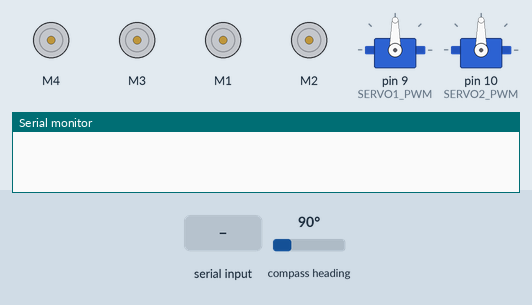
This sketch was run on a simulated Arduino Uno, built with avr-gcc and run on an emulated ATmega328P. On the bench: 4 × DC motor (green arrow = forward, orange = backward, longer = faster), 2 × servo, the last lines printed to the serial monitor. The test bench sets the inputs (shaded band); at power-on: compass heading 90°.

Above: at 1.2 s.
1.3 s: "a" received over Serial
At 2.5 s:
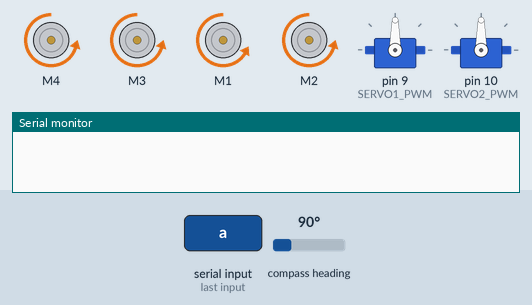
2.8 s: byte 50 ('2') received over Serial
At 3.8 s:
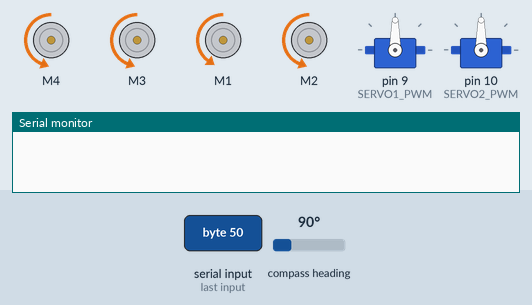
4.3 s: byte 49 ('1') received over Serial
At 4.9 s:
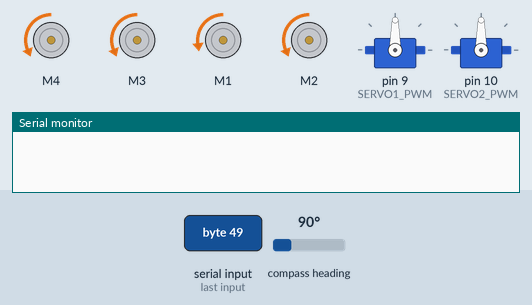
5.8 s: byte 119 ('w') received over Serial
At 6.1 s:
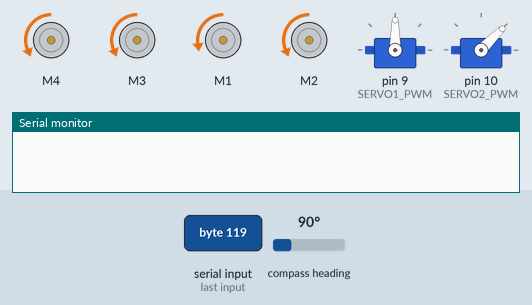
7.3 s: "s" received over Serial
At 8.5 s:
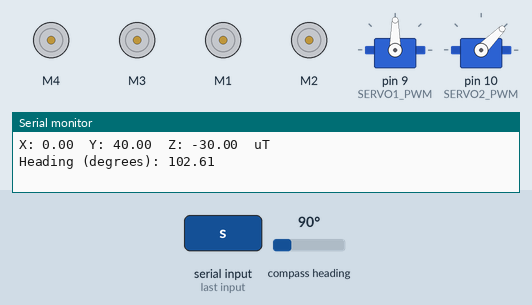
8.8 s: byte 120 ('x') received over Serial
At 9.6 s:
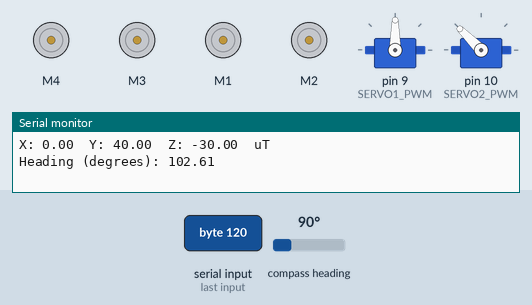
Timing chart, 0 to 11.3 s (numbered marks = the images above; inputs shaded):
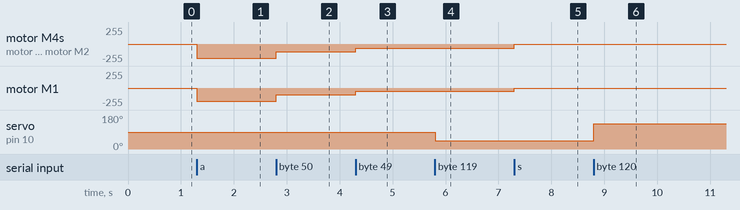

Measured:
- after the input at 1.3 s, motor M4, motor M3, motor M2: stopped → backward 215/255 at once; motor M1: stopped → backward 200/255 at once
- after the input at 2.8 s, motor M4, motor M3, motor M2: backward 215/255 → backward 115/255 at once; motor M1: backward 200/255 → backward 100/255 at once
- after the input at 4.3 s, motor M4, motor M3, motor M2: backward 115/255 → backward 65/255 at once; motor M1: backward 100/255 → backward 50/255 at once
- after the input at 5.8 s, servo on pin 10 (SERVO2_PWM): 90° → 45° at once
- after the input at 7.3 s, motor M4, motor M3, motor M2: backward 65/255 → stopped at once; motor M1: backward 50/255 → stopped at once
- after the input at 8.8 s, servo on pin 10 (SERVO2_PWM): 45° → 135° at once

The sketch:

andao.ino
```cpp
#include <AFMotor.h>
#include <Servo.h>
#define SERVO1_PWM 9
#define SERVO2_PWM 10

Servo servo_1;
Servo servo_2;


AF_DCMotor motor1(4); // Créer le moteur #2, PWM à 64KHz
AF_DCMotor motor2(3);
AF_DCMotor motor3(1);
AF_DCMotor motor4(2);
int Vitesse=200;
int avance=0;
char carlu = 0;
int cardispo = 0;


int angleCam=0;
bool faireMonTCam=false;
bool faireDescCam=false;


//pour capter les tace au sol
/*int capteurG=A9;
int capteurM=A8;
int capteurD=A10;

int capteur3=A11;
int capteur2=A12;
int capteur1=A13;
int capteur0=A14;//0 le plus à gauche

int ledCapteurG=25;
int ledCapteurM=27;
int ledCapteurD=29;
*/
int vlimit=800;


bool avanC=false;
//variable de commande


//utilisation de la detection par front
bool noirDetecTM=false;
bool etatAvantM=false;

bool noirDetecTG=false;
bool etatAvantG=false;

bool noirDetecTD=false;
bool etatAvantD=false;


//pour la localisation

#include <Wire.h>
#include <Adafruit_Sensor.h>
#include <Adafruit_HMC5883_U.h>

/* Assign a unique ID to this sensor at the same time */
Adafruit_HMC5883_Unified mag = Adafruit_HMC5883_Unified(12345);


/*
int const tailletableau=1000;
String strRecu;
char mot[tailletableau]; //le mot lu sur la voie série
*/
void setup()
{
  Serial.begin(9600);           // Initialiser la communication série à 9600 bauds
  //Serial.println("Test Moteur!");

  motor1.setSpeed(Vitesse+15);     // Mettre la vitesse à 200 (max 255)
   motor2.setSpeed(Vitesse+15);
  motor3.setSpeed(Vitesse);
  motor4.setSpeed(Vitesse+15);


  servo_1.attach(SERVO1_PWM);//attachent du servor à la broche 9
  servo_2.attach(SERVO2_PWM);//attachent du servor à la broche 9

  //delay(5000);
 // servo_2.write(180);

//  avancer();


  //pour capter les traces au sol
/* pinMode(ledCapteurM, OUTPUT);
  pinMode(ledCapteurD, OUTPUT);
  pinMode(ledCapteurG, OUTPUT);
  digitalWrite(ledCapteurG,0);
  digitalWrite(ledCapteurD,0);
  digitalWrite(ledCapteurG,0);
*/

  //pour la localisation
 //   Serial.println("HMC5883 Magnetometer Test"); Serial.println("");

  /* Initialise the sensor */
  if(!mag.begin())
  {
    /* There was a problem detecting the HMC5883 ... check your connections */
    Serial.println("Ooops, no HMC5883 detected ... Check your wiring!");
    while(1);
  }

  /* Display some basic information on this sensor */
 // displaySensorDetails();


}

void loop()
{
 /* servo_1.write(0);
  //lireLigneAuSol();
  delay(1000);
  servo_2.write(90);
 delay(1000);
   servo_1.write(90);
  //lireLigneAuSol();
  delay(1000);
  servo_2.write(0);
 delay(1000);
*/
  /*
  if(faireDescCam)
  {
      descendreCamera();
  }
  if(faireMonTCam)
  {
    monterCamera();
  }

*/

  //teste de la detection par front
   /*   if((noirDetecTM!=etatAvantM) && noirDetecTM==true)
      {
        avancer();

        noirDetecTD=false;
        noirDetecTG=false;
      }
      etatAvantM=noirDetecTM;

      if((noirDetecTG!=etatAvantG) && noirDetecTG==true)
      {
        arreter();
        gauche();

        noirDetecTM=false;
                noirDetecTD=false;
      }
      etatAvantG=noirDetecTG;

      if((noirDetecTD!=etatAvantD) && noirDetecTD==true)
      {
        arreter();
        droite();


        noirDetecTM=false;
                noirDetecTG=false;
      }
      etatAvantD=noirDetecTD;
*/


}


void lireLigneAuSol()
{
  /* Serial.print( analogRead(capteurG));
  Serial.print("\t");
 Serial.print( analogRead(capteurM));
  Serial.print("\t");
  Serial.print( analogRead(capteurD));
  Serial.print("\t");
  Serial.println();
*/

 /* if(capteurD>100)
    Serial.print( analogRead(capteurD-100));
  else
    Serial.print( analogRead(capteurD));*/
  //Serial.println();
  //Serial.println( analogRead(capteurD));

 /*Serial.print( analogRead(capteur0));
  Serial.print("\t");
   Serial.print( analogRead(capteur1));
  Serial.print("\t");
   Serial.print( analogRead(capteur2));
 Serial.print("\t");
    Serial.print( analogRead(capteur3));
  Serial.print("\t");
  Serial.println();*/

   //delay(50);
   /*avancer();
    delay(50);
    arreter();*/
 /* Vitesse=100;
   if(analogRead(capteur0)>600 )
   {
      droite();
   }
   else if(analogRead(capteur3)>600)
   {

      gauche();
   }*/


    /*
      if(analogRead(capteurG) >900)
      noirDetecTG=true;
   if(analogRead(capteurD) >900)
      noirDetecTD=true;
    if(analogRead(capteurM) >900)
      noirDetecTM=true;

*/


  }


void serialEvent()
{
  while (Serial.available())
     {
    // Serial.println();


      cardispo = Serial.available();


        carlu = Serial.read(); //on lit le caractÃ¨re

   //     Serial.println(carlu);
        if(carlu=='l')
        {
//          lireLigneAuSol();
        }
        if(carlu=='m')
        {
          arreter();
        }

        if(carlu=='a')
        {
          avancer();
        //  Serial.println("avancer");
        }
        if(carlu=='s')
        {
          arreter();
         // Serial.println("arreter");
          localisation();
        }
        if(carlu=='r')
        {
          reculer();
       //   Serial.println("reculer");
        }
         if(carlu=='g')
        {
          gauche();
       //   Serial.println("gauche");
        }
         if(carlu=='d')
        {
          droite();
     //     Serial.println("droite");
        }

      //  gestion du vetesse
      if(carlu=='5')
        {
         Vitesse=255-15;
           setVitesse();
     //     Serial.println("vitesse = 255");
        }
         if(carlu=='4')
        {
         Vitesse=200;
           setVitesse();
        //  Serial.println("vitesse = 200");
        }
         if(carlu=='3')
        {
          Vitesse=150;
           setVitesse();
       //   Serial.println("vitesse = 150");
        }
         if(carlu=='2')
        {
          Vitesse=100;
           setVitesse();
       //   Serial.println("vitesse = 100");
        }
         if(carlu=='1')
        {
           Vitesse=50;
           setVitesse();
     //     Serial.println("vitesse = 50");
        }


        //controle du servo moteur
         if(carlu=='w')
        {
          angleCam=45;
          servo_2.write(angleCam);
        }
        if(carlu=='x')
        {
          angleCam=90+45;
          servo_2.write(angleCam);
        }
        if(carlu=='c')
        {
           angleCam=90;
          servo_2.write(angleCam);
        }

        if(carlu=='v')
        {
          //bougerCamera=true;
          //monterCamera();
         // Serial.println("monter");
            faireMonTCam=true;
           faireDescCam=false;

        }
        if(carlu=='b')
        {
         // bougerCamera=true;
          faireDescCam=true;
          faireMonTCam=false;
        }
        if(carlu=='n')
        {
           faireMonTCam=false;
           faireDescCam=false;
        }
  }


}


void avancer()
{
  setVitesse();
    motor3.run(BACKWARD);
   motor4.run(BACKWARD);
   motor1.run(BACKWARD);      // mettre en marche avant (forward)
  motor2.run(BACKWARD);
}


void reculer()
{
  setVitesse();
  motor1.run(FORWARD);      // mettre en marche avant (forward)
   motor4.run(FORWARD);
   motor3.run(FORWARD);
   motor2.run(FORWARD);
}
void  gauche()
{
  setVitesseVirrage();
   motor1.run(FORWARD);      // mettre en marche avant (forward)
   motor3.run(FORWARD);
   motor4.run(BACKWARD);
   motor2.run(BACKWARD);
}

void  droite()
{
  setVitesseVirrage();
    motor1.run(BACKWARD);      // mettre en marche avant (forward)
   motor3.run(BACKWARD);
   motor4.run(FORWARD);
   motor2.run(FORWARD);
}

void arreter()
{


   motor1.run(RELEASE);
    motor2.run(RELEASE);
     motor3.run(RELEASE);
      motor4.run(RELEASE);
}

void setVitesse()
{

  motor1.setSpeed(Vitesse+15);     // Mettre la vitesse à 200 (max 255)
   motor2.setSpeed(Vitesse+15);
  motor3.setSpeed(Vitesse);
  motor4.setSpeed(Vitesse+15);
}

void setVitesseVirrage()
{
    motor1.setSpeed(255);     // Mettre la vitesse à 200 (max 255)
   motor2.setSpeed(255);
  motor3.setSpeed(255);
  motor4.setSpeed(255);
 /* motor1.setSpeed(100);     // Mettre la vitesse à 200 (max 255)
   motor2.setSpeed(100);
  motor3.setSpeed(100);
  motor4.setSpeed(100);*/

}

void monterCamera()
{


    if(millis()%100==0)
    {
      if(angleCam >=45)
      {
        angleCam--;
        servo_2.write(angleCam);
      }

    }

}

void descendreCamera()
{

    if(millis()%100==0)
    {
      if(angleCam <=135)
      {
        angleCam++;
        servo_2.write(angleCam);
      }

    }
}

void localisation()
{
    sensors_event_t event;
  mag.getEvent(&event);

  /* Display the results (magnetic vector values are in micro-Tesla (uT)) */
  Serial.print("X: "); Serial.print(event.magnetic.x); Serial.print("  ");
  Serial.print("Y: "); Serial.print(event.magnetic.y); Serial.print("  ");
  Serial.print("Z: "); Serial.print(event.magnetic.z); Serial.print("  ");Serial.println("uT");

  // Hold the module so that Z is pointing 'up' and you can measure the heading with x&y
  // Calculate heading when the magnetometer is level, then correct for signs of axis.
  float heading = atan2(event.magnetic.y, event.magnetic.x);

  // Once you have your heading, you must then add your 'Declination Angle', which is the 'Error' of the magnetic field in your location.
  // Find yours here: http://www.magnetic-declination.com/
  // Mine is: -13* 2' W, which is ~13 Degrees, or (which we need) 0.22 radians
  // If you cannot find your Declination, comment out these two lines, your compass will be slightly off.
  float declinationAngle = 0.22;
  heading += declinationAngle;

  // Correct for when signs are reversed.
  if(heading < 0)
    heading += 2*PI;

  // Check for wrap due to addition of declination.
  if(heading > 2*PI)
    heading -= 2*PI;

  // Convert radians to degrees for readability.
  float headingDegrees = heading * 180/M_PI;

  Serial.print("Heading (degrees): "); Serial.println(headingDegrees);
}


void displaySensorDetails(void)
{
  sensor_t sensor;
  mag.getSensor(&sensor);
  Serial.println("------------------------------------");
  Serial.print  ("Sensor:       "); Serial.println(sensor.name);
  Serial.print  ("Driver Ver:   "); Serial.println(sensor.version);
  Serial.print  ("Unique ID:    "); Serial.println(sensor.sensor_id);
  Serial.print  ("Max Value:    "); Serial.print(sensor.max_value); Serial.println(" uT");
  Serial.print  ("Min Value:    "); Serial.print(sensor.min_value); Serial.println(" uT");
  Serial.print  ("Resolution:   "); Serial.print(sensor.resolution); Serial.println(" uT");
  Serial.println("------------------------------------");
  Serial.println("");
  delay(500);
}
```
